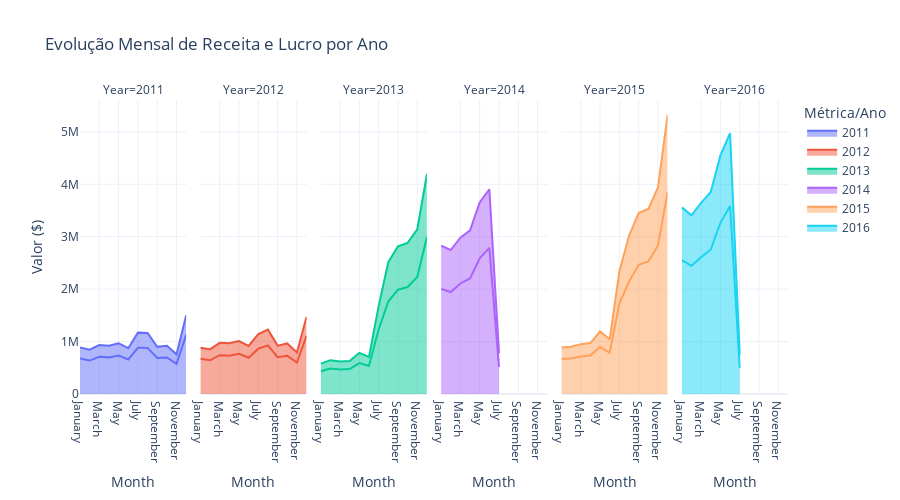

Notebook code cell kept with this figure:
### Markdown cell above
### **Análise Temporal**
<hr>
<br>

### Code cell
#Preparando os dados para a análise exploratória
monthly_data = df.groupby(['Year', 'Month']).agg({'Revenue':'sum', 'Profit':'sum'}).reset_index()


#Ordenando os meses na ordem correta
month_order = ['January', 'February', 'March', 'April', 'May', 'June', 
               'July', 'August', 'September', 'October', 'November', 'December']
monthly_data['Month'] = pd.Categorical(monthly_data['Month'], categories=month_order, ordered=True)
monthly_data = monthly_data.sort_values(['Year', 'Month'])


#Criando o gráfico de área
fig = px.area(monthly_data, 
              x='Month', 
              y=['Revenue', 'Profit'],
              color='Year',
              facet_col='Year',
              title='Evolução Mensal de Receita e Lucro por Ano',
              labels={'value': 'Valor ($)', 'variable': 'Métrica'},
              template='plotly_white')



#Melhorando a formatação do gráfico
fig.update_layout(
    hovermode='x unified',
    yaxis_title='Valor ($)',
    legend_title='Métrica/Ano',
    height=500
)


#Mostrando os valores no hover de forma mais clara
fig.update_traces(
    hovertemplate='<b>%{x}</b><br>Valor: $%{y:,.0f}'
)

fig.show()

### Figure 1 — Plotly figure (JSON) as saved in the notebook; plotly's stock layout.template omitted (floating-point values rounded to 4 significant figures)
{"data": [{"fillpattern": {"shape": ""}, "hovertemplate": "<b>%{x}</b><br>Valor: $%{y:,.0f}", "legendgroup": "2011", "line": {"color": "#636efa"}, "marker": {"symbol": "circle"}, "mode": "lines", "name": "2011", "orientation": "v", "showlegend": true, "stackgroup": "1", "type": "scatter", "x": ["January", "February", "March", "April", "May", "June", "July", "August", "September", "October", "November", "December"], "xaxis": "x", "y": [675193, 637598, 708517, 698782, 734537, 658138, 882219, 880037, 685754, 696949, 574498, 1132666], "yaxis": "y"}, {"fillpattern": {"shape": ""}, "hovertemplate": "<b>%{x}</b><br>Valor: $%{y:,.0f}", "legendgroup": "2011", "line": {"color": "#636efa"}, "marker": {"symbol": "circle"}, "mode": "lines", "name": "2011", "orientation": "v", "showlegend": false, "stackgroup": "1", "type": "scatter", "x": ["January", "February", "March", "April", "May", "June", "July", "August", "September", "October", "November", "December"], "xaxis": "x", "y": [212849, 207144, 226404, 223601, 234689, 215029, 288528, 285831, 213556, 222507, 181971, 369192], "yaxis": "y"}, {"fillpattern": {"shape": ""}, "hovertemplate": "<b>%{x}</b><br>Valor: $%{y:,.0f}", "legendgroup": "2012", "line": {"color": "#EF553B"}, "marker": {"symbol": "circle"}, "mode": "lines", "name": "2012", "orientation": "v", "showlegend": true, "stackgroup": "1", "type": "scatter", "x": ["January", "February", "March", "April", "May", "June", "July", "August", "September", "October", "November", "December"], "xaxis": "x2", "y": [671695, 642657, 740824, 731005, 765660, 691871, 863284, 927504, 701963, 727918, 601501, 1110101], "yaxis": "y2"}, {"fillpattern": {"shape": ""}, "hovertemplate": "<b>%{x}</b><br>Valor: $%{y:,.0f}", "legendgroup": "2012", "line": {"color": "#EF553B"}, "marker": {"symbol": "circle"}, "mode": "lines", "name": "2012", "orientation": "v", "showlegend": false, "stackgroup": "1", "type": "scatter", "x": ["January", "February", "March", "April", "May", "June", "July", "August", "September", "October", "November", "December"], "xaxis": "x2", "y": [211281, 209113, 235084, 236763, 245256, 226035, 278194, 300608, 220745, 236188, 191771, 360955], "yaxis": "y2"}, {"fillpattern": {"shape": ""}, "hovertemplate": "<b>%{x}</b><br>Valor: $%{y:,.0f}", "legendgroup": "2013", "line": {"color": "#00cc96"}, "marker": {"symbol": "circle"}, "mode": "lines", "name": "2013", "orientation": "v", "showlegend": true, "stackgroup": "1", "type": "scatter", "x": ["January", "February", "March", "April", "May", "June", "July", "August", "September", "October", "November", "December"], "xaxis": "x3", "y": [435063, 485405, 466940, 476905, 589689, 534099, 1230711, 1763071, 1988996, 2041128, 2232077, 2995953], "yaxis": "y3"}, {"fillpattern": {"shape": ""}, "hovertemplate": "<b>%{x}</b><br>Valor: $%{y:,.0f}", "legendgroup": "2013", "line": {"color": "#00cc96"}, "marker": {"symbol": "circle"}, "mode": "lines", "name": "2013", "orientation": "v", "showlegend": false, "stackgroup": "1", "type": "scatter", "x": ["January", "February", "March", "April", "May", "June", "July", "August", "September", "October", "November", "December"], "xaxis": "x3", "y": [143278, 159939, 154707, 153803, 196359, 175079, 444939, 751230, 828969, 841998, 908884, 1200023], "yaxis": "y3"}, {"fillpattern": {"shape": ""}, "hovertemplate": "<b>%{x}</b><br>Valor: $%{y:,.0f}", "legendgroup": "2014", "line": {"color": "#ab63fa"}, "marker": {"symbol": "circle"}, "mode": "lines", "name": "2014", "orientation": "v", "showlegend": true, "stackgroup": "1", "type": "scatter", "x": ["January", "February", "March", "April", "May", "June", "July"], "xaxis": "x4", "y": [2003941, 1945487, 2108212, 2204586, 2587491, 2786120, 516887], "yaxis": "y4"}, {"fillpattern": {"shape": ""}, "hovertemplate": "<b>%{x}</b><br>Valor: $%{y:,.0f}", "legendgroup": "2014", "line": {"color": "#ab63fa"}, "marker": {"symbol": "circle"}, "mode": "lines", "name": "2014", "orientation": "v", "showlegend": false, "stackgroup": "1", "type": "scatter", "x": ["January", "February", "March", "April", "May", "June", "July"], "xaxis": "x4", "y": [824846, 800921, 873053, 915671, 1066174, 1119924, 263498], "yaxis": "y4"}, {"fillpattern": {"shape": ""}, "hovertemplate": "<b>%{x}</b><br>Valor: $%{y:,.0f}", "legendgroup": "2015", "line": {"color": "#FFA15A"}, "marker": {"symbol": "circle"}, "mode": "lines", "name": "2015", "orientation": "v", "showlegend": true, "stackgroup": "1", "type": "scatter", "x": ["January", "February", "March", "April", "May", "June", "July", "August", "September", "October", "November", "December"], "xaxis": "x5", "y": [666938, 679246, 714008, 734608, 895043, 786480, 1728398, 2140581, 2465172, 2529084, 2836222, 3848211], "yaxis": "y5"}, {"fillpattern": {"shape": ""}, "hovertemplate": "<b>%{x}</b><br>Valor: $%{y:,.0f}", "legendgroup": "2015", "line": {"color": "#FFA15A"}, "marker": {"symbol": "circle"}, "mode": "lines", "name": "2015", "orientation": "v", "showlegend": false, "stackgroup": "1", "type": "scatter", "x": ["January", "February", "March", "April", "May", "June", "July", "August", "September", "October", "November", "December"], "xaxis": "x5", "y": [219194, 220611, 236086, 237588, 297294, 258864, 609952, 876535, 986391, 1000619, 1105887, 1479542], "yaxis": "y5"}, {"fillpattern": {"shape": ""}, "hovertemplate": "<b>%{x}</b><br>Valor: $%{y:,.0f}", "legendgroup": "2016", "line": {"color": "#19d3f3"}, "marker": {"symbol": "circle"}, "mode": "lines", "name": "2016", "orientation": "v", "showlegend": true, "stackgroup": "1", "type": "scatter", "x": ["January", "February", "March", "April", "May", "June", "July"], "xaxis": "x6", "y": [2553065, 2444190, 2608663, 2756864, 3264343, 3586300, 499960], "yaxis": "y6"}, {"fillpattern": {"shape": ""}, "hovertemplate": "<b>%{x}</b><br>Valor: $%{y:,.0f}", "legendgroup": "2016", "line": {"color": "#19d3f3"}, "marker": {"symbol": "circle"}, "mode": "lines", "name": "2016", "orientation": "v", "showlegend": false, "stackgroup": "1", "type": "scatter", "x": ["January", "February", "March", "April", "May", "June", "July"], "xaxis": "x6", "y": [1007073, 964594, 1036532, 1097293, 1287165, 1388652, 254639], "yaxis": "y6"}], "layout": {"annotations": [{"font": {}, "showarrow": false, "text": "Year=2011", "x": 0.075, "xanchor": "center", "xref": "paper", "y": 1, "yanchor": "bottom", "yref": "paper"}, {"font": {}, "showarrow": false, "text": "Year=2012", "x": 0.245, "xanchor": "center", "xref": "paper", "y": 1, "yanchor": "bottom", "yref": "paper"}, {"font": {}, "showarrow": false, "text": "Year=2013", "x": 0.415, "xanchor": "center", "xref": "paper", "y": 1, "yanchor": "bottom", "yref": "paper"}, {"font": {}, "showarrow": false, "text": "Year=2014", "x": 0.585, "xanchor": "center", "xref": "paper", "y": 1, "yanchor": "bottom", "yref": "paper"}, {"font": {}, "showarrow": false, "text": "Year=2015", "x": 0.755, "xanchor": "center", "xref": "paper", "y": 1, "yanchor": "bottom", "yref": "paper"}, {"font": {}, "showarrow": false, "text": "Year=2016", "x": 0.925, "xanchor": "center", "xref": "paper", "y": 1, "yanchor": "bottom", "yref": "paper"}], "height": 500, "hovermode": "x unified", "legend": {"title": {"text": "Métrica/Ano"}, "tracegroupgap": 0}, "title": {"text": "Evolução Mensal de Receita e Lucro por Ano"}, "xaxis": {"anchor": "y", "domain": [0, 0.15], "title": {"text": "Month"}}, "xaxis2": {"anchor": "y2", "domain": [0.17, 0.32], "matches": "x", "title": {"text": "Month"}}, "xaxis3": {"anchor": "y3", "domain": [0.34, 0.49], "matches": "x", "title": {"text": "Month"}}, "xaxis4": {"anchor": "y4", "domain": [0.51, 0.66], "matches": "x", "title": {"text": "Month"}}, "xaxis5": {"anchor": "y5", "domain": [0.68, 0.83], "matches": "x", "title": {"text": "Month"}}, "xaxis6": {"anchor": "y6", "domain": [0.85, 1], "matches": "x", "title": {"text": "Month"}}, "yaxis": {"anchor": "x", "domain": [0, 1], "title": {"text": "Valor ($)"}}, "yaxis2": {"anchor": "x2", "domain": [0, 1], "matches": "y", "showticklabels": false}, "yaxis3": {"anchor": "x3", "domain": [0, 1], "matches": "y", "showticklabels": false}, "yaxis4": {"anchor": "x4", "domain": [0, 1], "matches": "y", "showticklabels": false}, "yaxis5": {"anchor": "x5", "domain": [0, 1], "matches": "y", "showticklabels": false}, "yaxis6": {"anchor": "x6", "domain": [0, 1], "matches": "y", "showticklabels": false}}}
